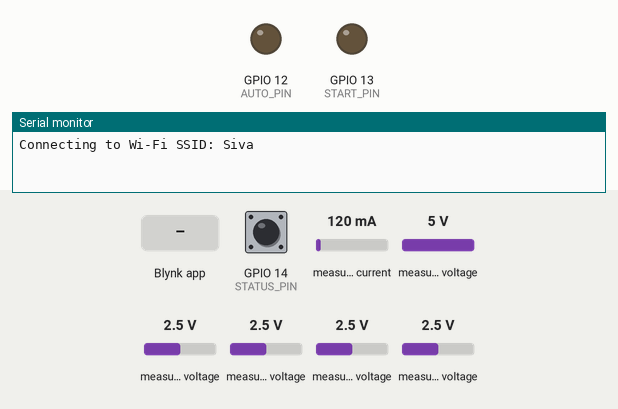
This sketch was run on a simulated ESP32. On the bench: output pins drawn as LEDs (lit = HIGH), the last lines printed to the serial monitor. The inputs (shaded band) are chosen by the test bench; at power-on: GPIO 14 (STATUS_PIN) HIGH, measured current 120 mA, measured voltage 5 V, measured voltage 2.5 V. WiFi joins after 1.5 s; servers stay silent unless stated.

Above: at 3.1 s.
3.2 s: Blynk app writes 1 to V5
At 3.6 s:
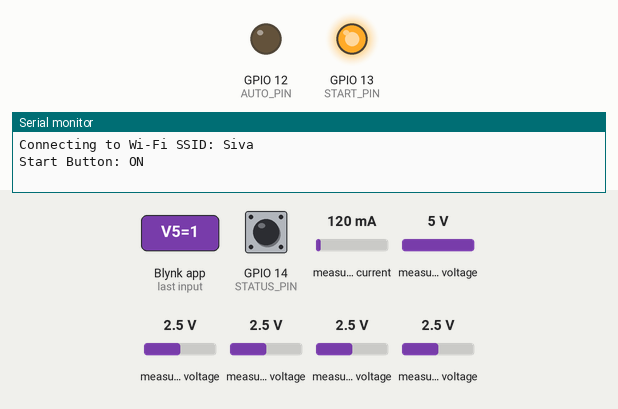
4.7 s: Blynk app writes 1 to V8
At 5.9 s:
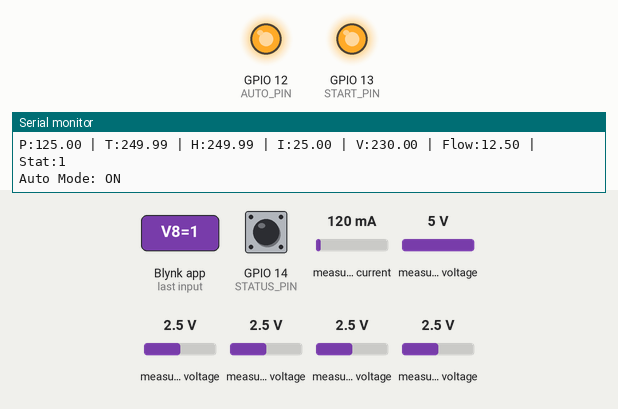
6.2 s: Blynk app writes 0 to V5
At 7.0 s:
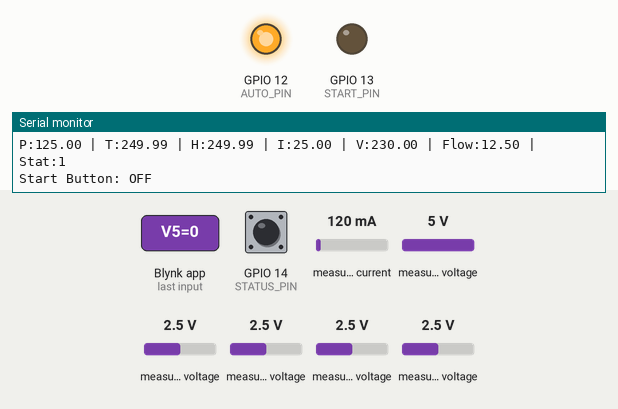
7.7 s: Blynk app writes 200 to V5
At 8.1 s:
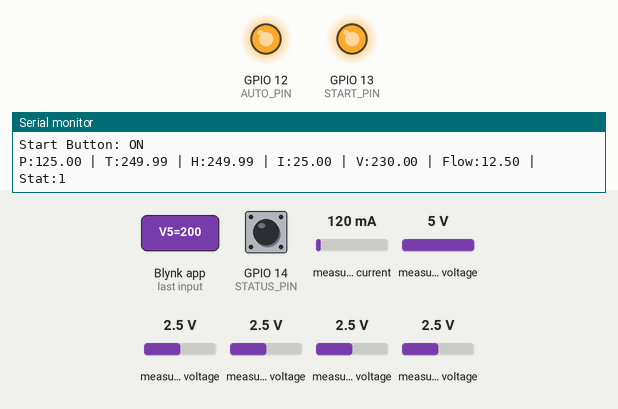
Timing chart, 0 to 10.2 s (numbered marks = the images above; inputs shaded):
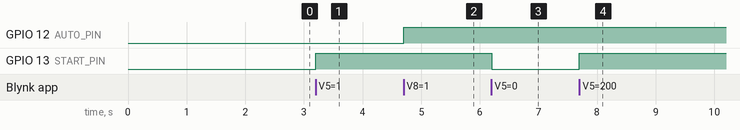

Measured:
- after the input at 3.2 s, GPIO 13 (START_PIN): LOW → HIGH at once
- after the input at 4.7 s, GPIO 12 (AUTO_PIN): LOW → HIGH at once
- after the input at 6.2 s, GPIO 13 (START_PIN): HIGH → LOW at once
- after the input at 7.7 s, GPIO 13 (START_PIN): LOW → HIGH at once

The sketch:

Station_esp.ino
```cpp
// ==========================
//   ESP32 STA Node (Blynk IoT)
//   ADS1115 + INA219 Sensor Node
//   Uses given conversions for sensor data
// ==========================

#define BLYNK_TEMPLATE_ID "TMPL3fTAsFAn_"
#define BLYNK_TEMPLATE_NAME "MACHINE"
#define BLYNK_AUTH_TOKEN "1jWFZGZAAk7nsEdscQ81KP527BTVDFWb"

#include <Wire.h>
#include <WiFi.h>
#include <BlynkSimpleEsp32.h>
#include <Adafruit_ADS1X15.h>
#include <Adafruit_INA219.h>

// ---- Hardware Objects ----
Adafruit_ADS1115 ads;      // ADC for analog sensors
Adafruit_INA219 ina219;    // Current sensor

// ---- WiFi + Blynk ----
char ssid[] = "Siva";
char pass[] = "siva1234";
char auth[] = BLYNK_AUTH_TOKEN;

BlynkTimer timer;

// ---- Pin Setup ----
#define START_PIN 13
#define AUTO_PIN 12
#define STATUS_PIN 14

bool startState = false;
bool autoState = false;

// ---- Setup ----
void setup() {
  Serial.begin(115200);
  delay(100);

  Wire.begin(21, 22);

  // Initialize ADS1115
  if (!ads.begin()) {
    Serial.println("ADS1115 not found! Check wiring.");
  }

  // Initialize INA219
  if (!ina219.begin()) {
    Serial.println("INA219 not found! Check wiring.");
  } else {
    ina219.setCalibration_32V_2A();
  }

  // Pin modes
  pinMode(START_PIN, OUTPUT);
  pinMode(AUTO_PIN, OUTPUT);
  pinMode(STATUS_PIN, INPUT_PULLUP);

  digitalWrite(START_PIN, LOW);
  digitalWrite(AUTO_PIN, LOW);

  // Connect to Wi-Fi and Blynk
  Serial.printf("Connecting to Wi-Fi SSID: %s\n", ssid);
  Blynk.begin(auth, ssid, pass);

  // Run sendData() every 2 seconds
  timer.setInterval(2000L, sendData);
}

// ---- Loop ----
void loop() {
  Blynk.run();
  timer.run();
}

// ---- Blynk Input Handlers ----
BLYNK_WRITE(V5) {
  int v = param.asInt();
  startState = (v != 0);
  digitalWrite(START_PIN, startState);
  Serial.print("Start Button: ");
  Serial.println(startState ? "ON" : "OFF");
}

BLYNK_WRITE(V8) {
  int v = param.asInt();
  autoState = (v != 0);
  digitalWrite(AUTO_PIN, autoState);
  Serial.print("Auto Mode: ");
  Serial.println(autoState ? "ON" : "OFF");
}

// ---- Send Sensor Data to Blynk ----
void sendData() {
  int16_t raw0 = ads.readADC_SingleEnded(0);
  int16_t raw1 = ads.readADC_SingleEnded(1);
  int16_t raw2 = ads.readADC_SingleEnded(2);
  int16_t raw3 = ads.readADC_SingleEnded(3);

  float volts0 = raw0 * 0.0001875F;
  float volts1 = raw1 * 0.0001875F;
  float volts2 = raw2 * 0.0001875F;
  float volts3 = raw3 * 0.0001875F;

  // --- Using your scaling ---
  float pressure = volts0 * 50.0;
  float temperature = volts1 * 100.0;
  float humidity = volts2 * 100.0;
  float current = volts3 * 10.0;
  float voltage = 230.0;
  float flow = 12.5;

  // INA219 readings (optional)
  float busVoltage = ina219.getBusVoltage_V();
  float current_mA = ina219.getCurrent_mA();
  float loadVoltage = busVoltage + (ina219.getShuntVoltage_mV() / 1000.0F);

  int statusValue = digitalRead(STATUS_PIN);

  Serial.printf("P:%.2f | T:%.2f | H:%.2f | I:%.2f | V:%.2f | Flow:%.2f | Stat:%d\n",
                pressure, temperature, humidity, current, voltage, flow, statusValue);

  // --- Send data to Blynk ---
  Blynk.virtualWrite(V0, pressure);
  Blynk.virtualWrite(V1, temperature);
  Blynk.virtualWrite(V2, humidity);
  Blynk.virtualWrite(V3, current);
  Blynk.virtualWrite(V6, voltage);
  Blynk.virtualWrite(V7, flow);
  Blynk.virtualWrite(V9, statusValue);
}
```
